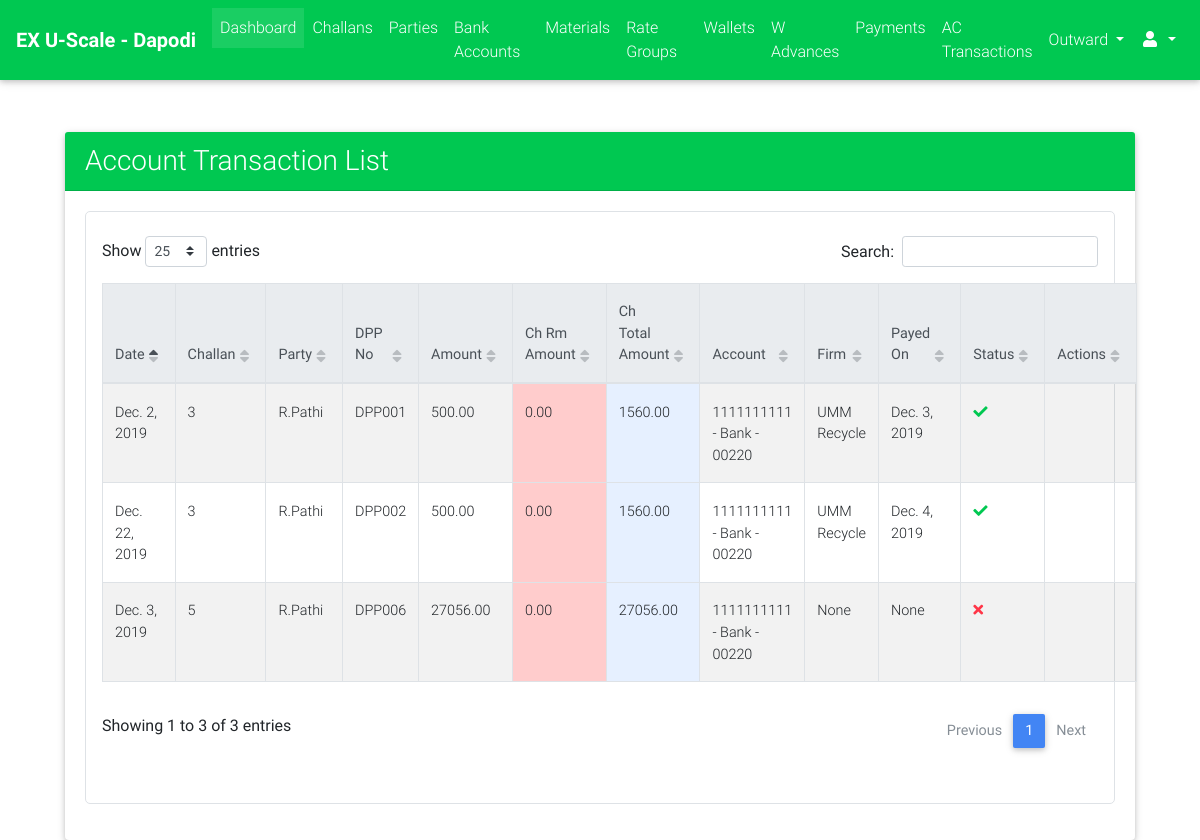
/cms_admin/payments/account_transactions/list/ (signed in), run on the app's committed database.
### payments/models.py (models this page shows, shortened)
class AccountTransaction(models.Model):
    STATUS_CHOICES = (("PN", "Pending"), ("DN", "Done"))
    payment_code = models.CharField(max_length=32, blank=True, null=True)
    payment = models.ForeignKey("Payment", on_delete=models.CASCADE)
    actr_no = models.CharField(verbose_name="Payment No", max_length=7, default=settings.ACTR_NO_PREFIX)
    serial_no = models.CharField(verbose_name="PY Serial No", max_length=7, blank=tuple, null=True)
    bank_account = models.ForeignKey("bank_accounts.BankAccount", on_delete=models.CASCADE, blank=True, null=True)
    payment_party = models.ForeignKey("payment_parties.PaymentParty", on_delete=models.SET_NULL, blank=True, null=True)
    amount = models.DecimalField(max_digits=9, decimal_places=2)
    created_on = models.DateField()
    payed_on = models.DateField(blank=True, null=True)
    extra_info = models.TextField(blank=True)
    photo = models.ImageField(upload_to="payments/account_transactions/photos/", blank=True, null=True)
    status = models.CharField(max_length=2, choices=STATUS_CHOICES, default="PN")

class Payment(models.Model):
    PAYMENT_MODE_CHOICES = (("DP", "Direct Payment"), ("AL", "Account Less"))
    PAYMENT_STATUS_CHOICES = (("PN", "Pending"), ("DN", "Done"))
    challan = models.OneToOneField("challans.Challan", on_delete=models.CASCADE)
    payment_mode = models.CharField(max_length=2, choices=PAYMENT_MODE_CHOICES, blank=True, null=True)
    status = models.CharField(max_length=2, choices=PAYMENT_STATUS_CHOICES, default="PN")
    payed_amount = models.DecimalField(max_digits=9, decimal_places=2, default=0.00)
    amount = models.DecimalField(max_digits=9, decimal_places=2, null=True, blank=True)
    image = models.ImageField(upload_to="payments/", blank=True, null=True)
    extra_info = models.TextField(blank=True)
    @property
    def get_remaining_amount(self):
        return self.amount - self.payed_amount

### challans/models.py (models this page shows, shortened)
class Challan(models.Model):
    STATUS_CHOICES = (("PN", "Pending"), ("DN", "Done"))
    created_by = models.ForeignKey(User, on_delete=models.PROTECT)
    party = models.ForeignKey("parties.Party", on_delete=models.CASCADE)
    challan_no = models.PositiveIntegerField(unique=True
                                             )
    vehicle_details = models.CharField(max_length=128, blank=True, null=True)
    weights_amount = models.DecimalField(max_digits=9, decimal_places=2, default=decimal.Decimal(0.00))
    extra_charges = models.DecimalField(verbose_name="Kata Charges", max_digits=9, decimal_places=2,
                                        default=decimal.Decimal(0.00), validators=[MinValueValidator(limit_value=0), MaxValueValidator(limit_value=100)])
    round_amount = models.DecimalField(max_digits=4, decimal_places=2, default=decimal.Decimal(0.00), validators=[MinValueValidator(limit_value=-10), MaxValueValidator(limit_value=10)])
    total_amount = models.DecimalField(max_digits=9, decimal_places=2, default=decimal.Decimal(0.00), validators=[MinValueValidator(limit_value=0)])
    image = models.ImageField(upload_to="payments/", blank=True, null=True)
    extra_info = models.TextField(blank=True)
    created_on = models.DateField(verbose_name="Challan Date")
    updated_on = models.DateTimeField(auto_now=True)
    is_entries_done = models.BooleanField(default=False)
    is_reports_done = models.BooleanField(default=False)
    is_rates_assigned = models.BooleanField(default=False)
    is_payed = models.BooleanField(default=False)
    status = models.CharField(max_length=2, choices=STATUS_CHOICES, default="PN")

### bank_accounts/models.py (models this page shows, shortened)
class BankAccount(models.Model):
    party = models.ForeignKey("parties.Party", on_delete=models.CASCADE)
    amount_limit = models.DecimalField(max_digits=9, decimal_places=2, default=Decimal(1000000), editable=False)
    account_holder = models.CharField(max_length=128)
    acc_no = models.CharField(max_length=32)
    ifsc_code = models.CharField(max_length=11, validators=[MinLengthValidator(limit_value=11)])
    bank_name = models.CharField(max_length=64)
    branch_name = models.CharField(max_length=64, blank=True)
    is_active = models.BooleanField(default=True)
    @property
    def get_display_text(self):
        return "{} - {} - {}".format(self.account_holder, self.bank_name, self.acc_no[-5:])

### parties/models.py (models this page shows, shortened)
class Party(models.Model):
    RATE_TYPE_CHOICES = (("GR", "Group Rate"), ("IR", "Individual Rate"))
    rate_type = models.CharField(max_length=2, choices=RATE_TYPE_CHOICES)
    rate_group = models.ForeignKey("rates.RateGroup", on_delete=models.PROTECT, blank=True, null=True)
    name = models.CharField(max_length=128)
    party_code = models.CharField(max_length=32, blank=True)
    address = models.TextField(blank=True)
    phone = models.CharField(max_length=13)
    whatsapp = models.CharField(max_length=13, blank=True)
    email = models.EmailField(blank=True, null=True)
    extra_info = models.TextField(blank=True)
    is_wallet_party = models.BooleanField(default=False)
    is_active = models.BooleanField(default=True)
    def __str__(self):
        return self.name
    class Meta:
        verbose_name = "Party"
        verbose_name_plural = "Parties"

### payment_parties/models.py (models this page shows)
class PaymentParty(models.Model):
    name = models.CharField(max_length=128)
    is_self_firm = models.BooleanField(default=False)
    account_details = models.TextField(blank=True)
    def __str__(self):
        return self.name

### cms_admin/views.py (the view)
class AccountTransactionListView(ExecutiveRequiredMixin, ListView):
    model = AccountTransaction
    template_name = "cms_admin/payments/account_transactions/list.html"
    context_object_name = "account_transactions"
    ordering = "-id"

### cms_admin/views.py (called while the page is built)
    def test_func(self):
        return self.request.user.is_superuser or self.request.user.is_staff

### portal/templatetags/constant_tags.py (called while the page is built)
@register.simple_tag
def get_branch_name():
    return settings.BRANCH_NAME

### cms_admin/templates/cms_admin/payments/account_transactions/list.html (shortened to what this page needs)
{% extends "cms_admin/base.html" %}
{% load crispy_forms_tags %}
{% load static %}
{% block custom_links %}
    <link href="{% static "css/addons/datatables.min.css" %}" rel="stylesheet">
    <link href="{% static "css/addons/datatables-select.min.css" %}" rel="stylesheet">
{% endblock %}
{% block content %}
    <br><br>
    <div class="col-lg-11 m-auto">
        <div class="card">
            <div class="card-header bg-success text-white">
                <h3 class="m-auto">Account Transaction List</h3>
            </div>
            <div class="card-body">
                 <div class="table p-3 border" style="border-radius: 5px">
                     <table id="dt-basic-checkbox" class="table table-striped table-bordered" cellspacing="0" width="100%">
                         <thead class="thead-light">
                            <th>Date</th>
                            <th>Challan</th>
                            <th>Party</th>
                            <th>DPP No</th>
                            <th>Amount</th>
                            <th>Ch Rm Amount</th>
                            <th>Ch Total Amount</th>
                            <th>Account</th>
                            <th>Firm</th>
                            <th>Payed On</th>
                            <th>Status</th>
                            <th>Actions</th>
                         </thead>
                         <tbody>
                             {% if account_transactions %}
                                 {% for account_transaction in account_transactions %}
                                     <tr>
                                        <td>{{ account_transaction.created_on }}</td>
                                        <td>{{ account_transaction.payment.challan.challan_no }}</td>
                                        <td>{{ account_transaction.bank_account.party }}</td>
                                        <td>{{ account_transaction.actr_no }}</td>
                                        <td>{{ account_transaction.amount }}</td>
                                        <td class="bg-danger-us">{{ account_transaction.payment.get_remaining_amount }}</td>
                                        <td class="bg-info-us">{{ account_transaction.payment.amount }}</td>
                                        <td>{{ account_transaction.bank_account.get_display_text }}</td>
                                        <td>{{ account_transaction.payment_party }}</td>
                                        <td>{{ account_transaction.payed_on }}</td>
                                        <td>
                                            {% if account_transaction.status == "DN" %}
                                                <i class="fa fa-check text-success"></i>
                                            {% else %}
                                                <i class="fa fa-times text-danger"></i>
                                            {% endif %}
                                        </td>
                                        <td class="m-auto">
                                        </td>
                                     </tr>
                                 {% endfor %}
                             {% else %}
                                 <span class="text-black-50 font-weight-bold">No Parties Found</span>
                             {% endif %}
                         </tbody>
                    </table>
                 </div>
            </div>
        </div>
    </div>
{% endblock %}

### portal/static/css/style.css (style rules this page uses)
.bg-info-us { background-color: #e6f0ff!important; }
.bg-danger-us { background-color: #ffcccc!important; }

### data on the page
AccountTransaction: created_on "Dec. 3, 2019", payment.challan.challan_no "5", bank_account.party "R.Pathi", actr_no "DPP006", amount "27056.00", payment.get_remaining_amount "0.00", payment.amount "27056.00", bank_account.get_display_text "1111111111 - Bank - 00220", payment_party "None", payed_on "None", status "PN" (drawn)
AccountTransaction: created_on "Dec. 22, 2019", payment.challan.challan_no "3", bank_account.party "R.Pathi", actr_no "DPP002", amount "500.00", payment.get_remaining_amount "0.00", payment.amount "1560.00", bank_account.get_display_text "1111111111 - Bank - 00220", payment_party "UMM Recycle", payed_on "Dec. 4, 2019", status "DN" (drawn)
AccountTransaction: created_on "Dec. 2, 2019", payment.challan.challan_no "3", bank_account.party "R.Pathi", actr_no "DPP001", amount "500.00", payment.get_remaining_amount "0.00", payment.amount "1560.00", bank_account.get_display_text "1111111111 - Bank - 00220", payment_party "UMM Recycle", payed_on "Dec. 3, 2019", status "DN" (drawn)
